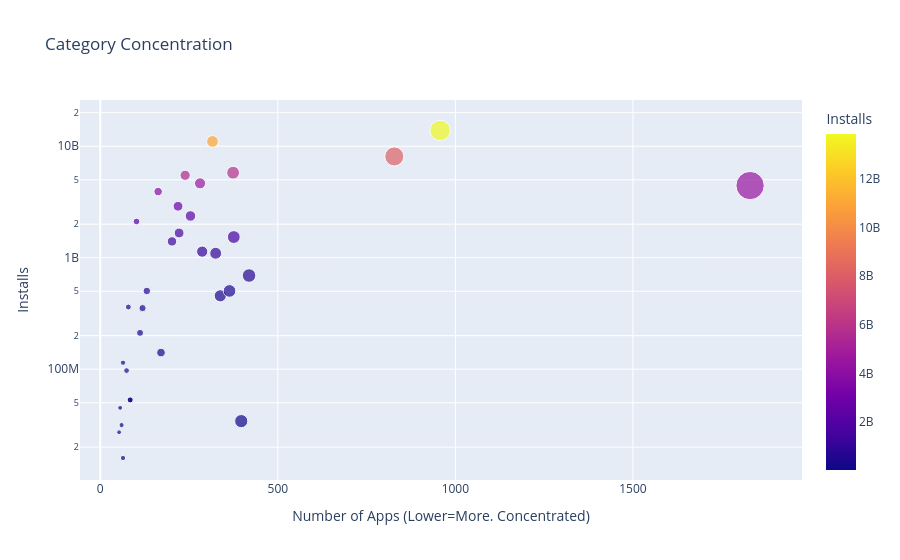

Notebook code for this chart:
### Code cell
scatter = px.scatter(
    df_installs,
    x="App",
    y="Installs",
    title="Category Concentration",
    size="App",
    hover_name=df_installs.index,
    color="Installs",
)
scatter.update_layout(
    xaxis_title="Number of Apps (Lower=More. Concentrated)",
    yaxis_title="Installs",
    yaxis=dict(type="log"),
)

scatter.show()

### Figure 1 — Plotly figure (JSON) as saved in the notebook; plotly's stock layout.template omitted (floating-point values rounded to 4 significant figures)
{"data": [{"hovertemplate": "<b>%{hovertext}</b><br><br>App=%{marker.size}<br>Installs=%{marker.color}<extra></extra>", "hovertext": ["ART_AND_DESIGN", "AUTO_AND_VEHICLES", "BEAUTY", "BOOKS_AND_REFERENCE", "BUSINESS", "COMICS", "COMMUNICATION", "DATING", "EDUCATION", "ENTERTAINMENT", "EVENTS", "FAMILY", "FINANCE", "FOOD_AND_DRINK", "GAME", "HEALTH_AND_FITNESS", "HOUSE_AND_HOME", "LIBRARIES_AND_DEMO", "LIFESTYLE", "MAPS_AND_NAVIGATION", "MEDICAL", "NEWS_AND_MAGAZINES", "PARENTING", "PERSONALIZATION", "PHOTOGRAPHY", "PRODUCTIVITY", "SHOPPING", "SOCIAL", "SPORTS", "TOOLS", "TRAVEL_AND_LOCAL", "VIDEO_PLAYERS", "WEATHER"], "legendgroup": "", "marker": {"color": [114338100, 53130211, 27197050, 1665969576, 692164865, 44981150, 11039276251, 140926107, 352952000, 2113660000, 15973161, 4438016405, 455285734, 211798751, 13858924415, 1134022512, 97212461, 52995910, 503693539, 503281890, 34204177, 2369217760, 31521110, 1532494782, 4649147655, 5788091369, 1400348785, 5487867902, 1096474498, 8101771915, 2894887146, 3917002720, 361100520], "coloraxis": "coloraxis", "size": [64, 85, 53, 222, 419, 56, 316, 171, 119, 102, 64, 1830, 338, 112, 957, 287, 74, 84, 364, 131, 397, 254, 60, 376, 281, 374, 202, 239, 325, 828, 219, 163, 79], "sizemode": "area", "sizeref": 4.575, "symbol": "circle"}, "mode": "markers", "name": "", "orientation": "v", "showlegend": false, "type": "scatter", "x": [64, 85, 53, 222, 419, 56, 316, 171, 119, 102, 64, 1830, 338, 112, 957, 287, 74, 84, 364, 131, 397, 254, 60, 376, 281, 374, 202, 239, 325, 828, 219, 163, 79], "xaxis": "x", "y": [114338100, 53130211, 27197050, 1665969576, 692164865, 44981150, 11039276251, 140926107, 352952000, 2113660000, 15973161, 4438016405, 455285734, 211798751, 13858924415, 1134022512, 97212461, 52995910, 503693539, 503281890, 34204177, 2369217760, 31521110, 1532494782, 4649147655, 5788091369, 1400348785, 5487867902, 1096474498, 8101771915, 2894887146, 3917002720, 361100520], "yaxis": "y"}], "layout": {"coloraxis": {"colorbar": {"title": {"text": "Installs"}}, "colorscale": [[0, "#0d0887"], [0.1111, "#46039f"], [0.2222, "#7201a8"], [0.3333, "#9c179e"], [0.4444, "#bd3786"], [0.5556, "#d8576b"], [0.6667, "#ed7953"], [0.7778, "#fb9f3a"], [0.8889, "#fdca26"], [1, "#f0f921"]]}, "legend": {"itemsizing": "constant", "tracegroupgap": 0}, "title": {"text": "Category Concentration"}, "xaxis": {"anchor": "y", "domain": [0, 1], "title": {"text": "Number of Apps (Lower=More. Concentrated)"}}, "yaxis": {"anchor": "x", "domain": [0, 1], "title": {"text": "Installs"}, "type": "log"}}}
